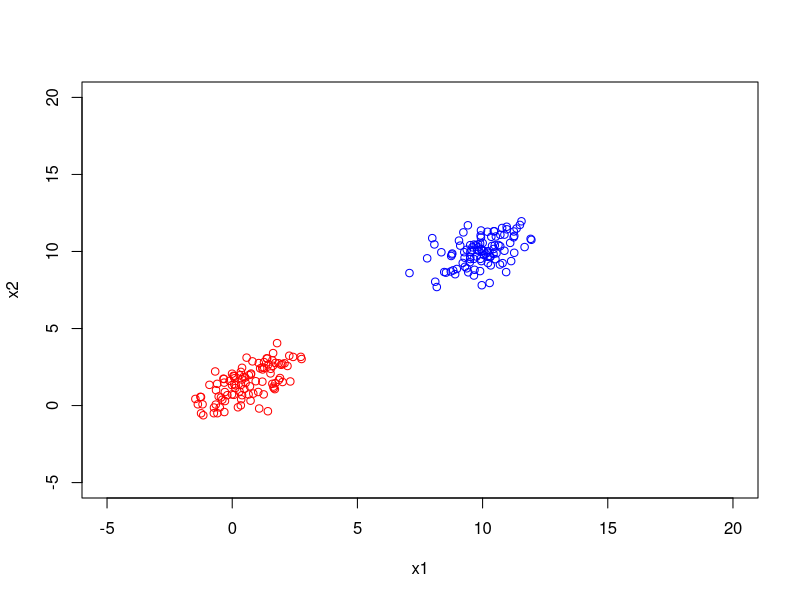

Write the R code that produced this figure.
## ---- chunk 1
knitr::opts_chunk$set(echo = TRUE)
## ---- chunk 2
library(mvtnorm)
## ---- chunk 3
n=10000
X = rmvnorm(n, mean=c(0.5,1.5), sigma=matrix(c(1,0.5,0.5,1), ncol = 2))
x1 = X[1:100,1]
x2 = X[1:100,2]
X = rmvnorm(n, mean=c(10,10), sigma=matrix(c(1,0.5,0.5,1), ncol = 2))
x11 = X[1:100,1]
x22 = X[1:100,2]

p = plot(x1,x2,col="red",xlim=c(-5,20),ylim=c(-5,20))+ points(x11,x22,col="blue")

